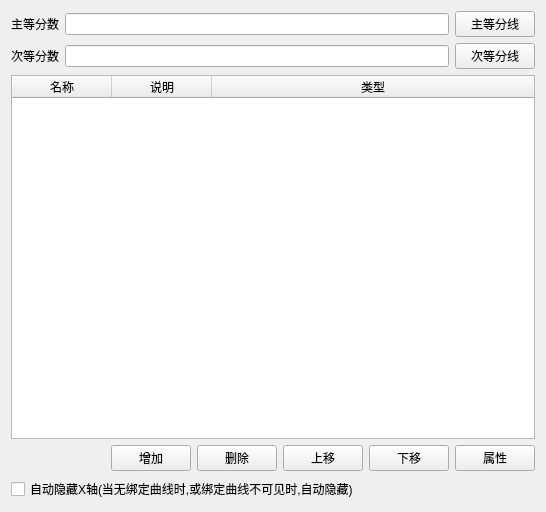
<?xml version="1.0" encoding="UTF-8"?>
<ui version="4.0">
 <class>CXAxisSettingForm</class>
 <widget class="QWidget" name="CXAxisSettingForm">
  <property name="geometry">
   <rect>
    <x>0</x>
    <y>0</y>
    <width>546</width>
    <height>512</height>
   </rect>
  </property>
  <property name="windowTitle">
   <string>Form</string>
  </property>
  <layout class="QGridLayout" name="gridLayout">
   <item row="0" column="0">
    <layout class="QHBoxLayout" name="horizontalLayout_2">
     <item>
      <widget class="QLabel" name="label_2">
       <property name="text">
        <string>主等分数</string>
       </property>
       <property name="buddy">
        <cstring>mainBisectrixLineEdit</cstring>
       </property>
      </widget>
     </item>
     <item>
      <widget class="QLineEdit" name="mainBisectrixLineEdit">
       <property name="toolTip">
        <string>有效值为 1~50的整数</string>
       </property>
      </widget>
     </item>
     <item>
      <widget class="QPushButton" name="mainBisectrixButton">
       <property name="text">
        <string>主等分线</string>
       </property>
      </widget>
     </item>
    </layout>
   </item>
   <item row="1" column="0">
    <layout class="QHBoxLayout" name="horizontalLayout_3">
     <item>
      <widget class="QLabel" name="label_3">
       <property name="text">
        <string>次等分数</string>
       </property>
       <property name="buddy">
        <cstring>secondaryBisectrixLineEdit</cstring>
       </property>
      </widget>
     </item>
     <item>
      <widget class="QLineEdit" name="secondaryBisectrixLineEdit">
       <property name="toolTip">
        <string>有效值为 1~50的整数</string>
       </property>
      </widget>
     </item>
     <item>
      <widget class="QPushButton" name="secondaryBisectrixButton">
       <property name="text">
        <string>次等分线</string>
       </property>
      </widget>
     </item>
    </layout>
   </item>
   <item row="2" column="0">
    <widget class="QTableWidget" name="axisTableWidget">
     <property name="autoFillBackground">
      <bool>true</bool>
     </property>
     <property name="editTriggers">
      <set>QAbstractItemView::NoEditTriggers</set>
     </property>
     <property name="selectionMode">
      <enum>QAbstractItemView::SingleSelection</enum>
     </property>
     <property name="selectionBehavior">
      <enum>QAbstractItemView::SelectRows</enum>
     </property>
     <property name="textElideMode">
      <enum>Qt::ElideMiddle</enum>
     </property>
     <attribute name="horizontalHeaderCascadingSectionResizes">
      <bool>false</bool>
     </attribute>
     <attribute name="horizontalHeaderShowSortIndicator" stdset="0">
      <bool>false</bool>
     </attribute>
     <attribute name="horizontalHeaderStretchLastSection">
      <bool>true</bool>
     </attribute>
     <attribute name="verticalHeaderVisible">
      <bool>false</bool>
     </attribute>
     <column>
      <property name="text">
       <string>名称</string>
      </property>
     </column>
     <column>
      <property name="text">
       <string>说明</string>
      </property>
     </column>
     <column>
      <property name="text">
       <string>类型</string>
      </property>
     </column>
    </widget>
   </item>
   <item row="3" column="0">
    <layout class="QHBoxLayout" name="horizontalLayout">
     <item>
      <spacer name="horizontalSpacer_2">
       <property name="orientation">
        <enum>Qt::Horizontal</enum>
       </property>
       <property name="sizeHint" stdset="0">
        <size>
         <width>87</width>
         <height>20</height>
        </size>
       </property>
      </spacer>
     </item>
     <item>
      <widget class="QPushButton" name="addAxisButton">
       <property name="text">
        <string>增加</string>
       </property>
      </widget>
     </item>
     <item>
      <widget class="QPushButton" name="deleteButton">
       <property name="text">
        <string>删除</string>
       </property>
      </widget>
     </item>
     <item>
      <widget class="QPushButton" name="moveUpButton">
       <property name="text">
        <string>上移</string>
       </property>
      </widget>
     </item>
     <item>
      <widget class="QPushButton" name="moveDownButton">
       <property name="text">
        <string>下移</string>
       </property>
      </widget>
     </item>
     <item>
      <widget class="QPushButton" name="propertyButton">
       <property name="text">
        <string>属性</string>
       </property>
      </widget>
     </item>
    </layout>
   </item>
   <item row="4" column="0">
    <widget class="QCheckBox" name="autoHideCheckBox">
     <property name="text">
      <string>自动隐藏X轴(当无绑定曲线时,或绑定曲线不可见时,自动隐藏)</string>
     </property>
    </widget>
   </item>
  </layout>
 </widget>
 <resources/>
 <connections/>
</ui>
